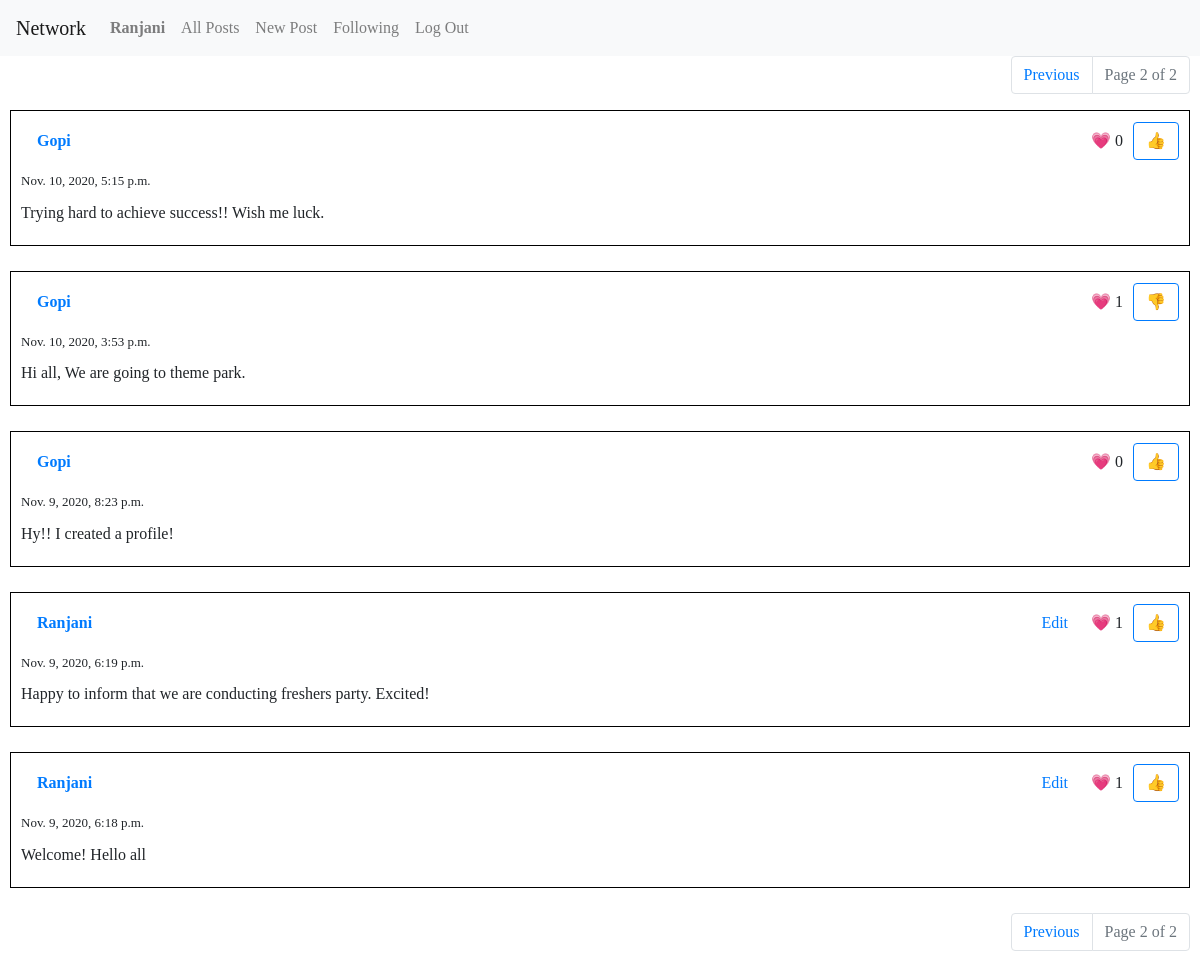
/?page=2 (signed in), run on the app's committed database.
### network/models.py (models this page shows, shortened)
class User(AbstractUser):
    pass

class Posts(models.Model):
    creator = models.ForeignKey(User,on_delete=models.SET_NULL, null=True, blank=True, related_name="posts")
    content = models.TextField(max_length=500)
    created = models.DateTimeField(default=timezone.now)

### network/views.py (the view)
# urls.py: path("", views.index, name="index"),
def index(request):
    posts = Posts.objects.all().order_by(POSTS_ORDER)
    return render(request, "network/index.html", {
        "all_posts": get_posts_in_page(request, posts)
    })

### network/templatetags/network_filters.py (called while the page is built)
@register.filter
def user_likes(likes, user):
    return any(like.liker == user for like in likes.all())

### network/views.py (called while the page is built)
def get_posts_in_page(request, posts):
    paginator = Paginator(posts, 10)
    page = request.GET.get('page')
    return paginator.get_page(page)

### network/templates/network/index.html
{% extends "network/layout.html" %}
{% block body %}
{% include "network/all_posts.html" %}
{% endblock %}

### network/templates/network/layout.html (shortened to what this page needs)
{% load static %}
<!DOCTYPE html>
<html lang="en">
    <head>
        <link rel="stylesheet" href="https://cdn.jsdelivr.net/npm/bootstrap@4.5.3/dist/css/bootstrap.min.css">
        <link href="{% static 'network/styles.css' %}" rel="stylesheet">
    </head>
    <body>
        <nav class="navbar navbar-expand-lg navbar-light bg-light">
            <a class="navbar-brand" href="/">Network</a>
            <div>
              <ul class="navbar-nav mr-auto">
                {% if user.is_authenticated %}
                    <li class="nav-item">
                        <a class="nav-link" href="{% url 'profile' user.id %}"><strong>{{ user.username }}</strong></a>
                    </li>
                {% endif %}
                <li class="nav-item">
                  <a class="nav-link" href="{% url 'index'  %}">All Posts</a>
                </li>
                {% if user.is_authenticated %}
                    <li class="nav-item">
                        <a class="nav-link" href="{% url 'new' %}">New Post</a>
                    </li>
                    <li class="nav-item">
                        <a class="nav-link" href="{% url 'following' %}">Following</a>
                    </li>
                    <li class="nav-item">
                        <a class="nav-link" href="{% url 'logout' %}">Log Out</a>
                    </li>
                {% endif %}
              </ul>
            </div>
          </nav>
        <div class="body">
            {% block body %}
            {% endblock %}
        </div>
    </body>
</html>

### network/templates/network/all_posts.html (shortened to what this page needs)
{% include "network/pagination.html" %}
{% load static %}
{% load network_filters %}
{% for post in all_posts %}
    <div class="post" id="post-{{ post.id }}">
        <div class="creator">
            <a class="nav-link" href="{% url 'profile' post.creator.id %}">
                {{ post.creator }}
            </a>
        </div>
        {% if user.id is post.creator.id %}
            <button type="button" class="btn btn-link edit-button" onclick="editPost({{ post.id }})">Edit</button>
        {% endif %}
        <div class="like-count">
            &#128151; <span id="post-like-count-{{ post.id }}">{{ post.likes.count }}</span>
        </div>
        {% if user.is_authenticated %}
            {% with liked=post.likes|user_likes:user up_button="&#128077;" down_button="&#128078;" %}
                <button type="button" class="btn btn-outline-primary like-button"
                        onclick="toggleLike(this, {{ post.id }}, {{ liked|yesno:"true,false" }})"
                        data-up-button="{{ up_button }}"
                        data-down-button="{{ down_button }}"
                >
                    {% if liked %}
                        {{ down_button }}
                    {% else %}
                        {{ up_button }}
                    {% endif %}
                </button>
            {% endwith %}
        {% endif %}
        <div class="created-time">
            {{ post.created }}
        </div>
        <div class="content">
            {{ post.content }}
        </div>
    </div>
{% endfor %}
{% include "network/pagination.html" %}

### network/static/network/styles.css (style rules this page uses)
body { font-family: "Comic Sans MS", cursive; }
.body { margin: 0 10px; }
.post { border: 1px solid black; padding: 10px; margin-bottom: 25px; display: grid; grid-template-areas: "creator edit-button like-count like-button" "created-time created-time created-time created-time" "content content content content" "edit-content edit-content edit-content edit-content"; grid-template-columns: 1fr auto auto auto; grid-gap: 10px; align-items: baseline; }
.post .edit-button { grid-area: edit-button; }
.post .like-count { grid-area: like-count; }
.post .like-button { grid-area: like-button; }
.post .creator { grid-area: creator; font-weight: bold; }
.post .created-time { grid-area: created-time; font-size: small; }
.post .content { grid-area: content; }

### data on the page
User: username "Ranjani"
Posts: creator "Gopi", likes.count "0", up_button "👍", created "Nov. 10, 2020, 5:15 p.m.", content "Trying hard to achieve success!! Wish me luck."
Posts: creator "Gopi", likes.count "1", down_button "👎", created "Nov. 10, 2020, 3:53 p.m.", content "Hi all, We are going to theme park."
Posts: creator "Gopi", likes.count "0", up_button "👍", created "Nov. 9, 2020, 8:23 p.m.", content "Hy!! I created a profile!"
Posts: creator "Ranjani", likes.count "1", up_button "👍", created "Nov. 9, 2020, 6:19 p.m.", content "Happy to inform that we are conducting freshers party. Excited!"
Posts: creator "Ranjani", likes.count "1", up_button "👍", created "Nov. 9, 2020, 6:18 p.m.", content "Welcome! Hello all"

### other printed values
{{ all_posts.number }} "2 2"
{{ all_posts.paginator.num_pages }} "2 2"
